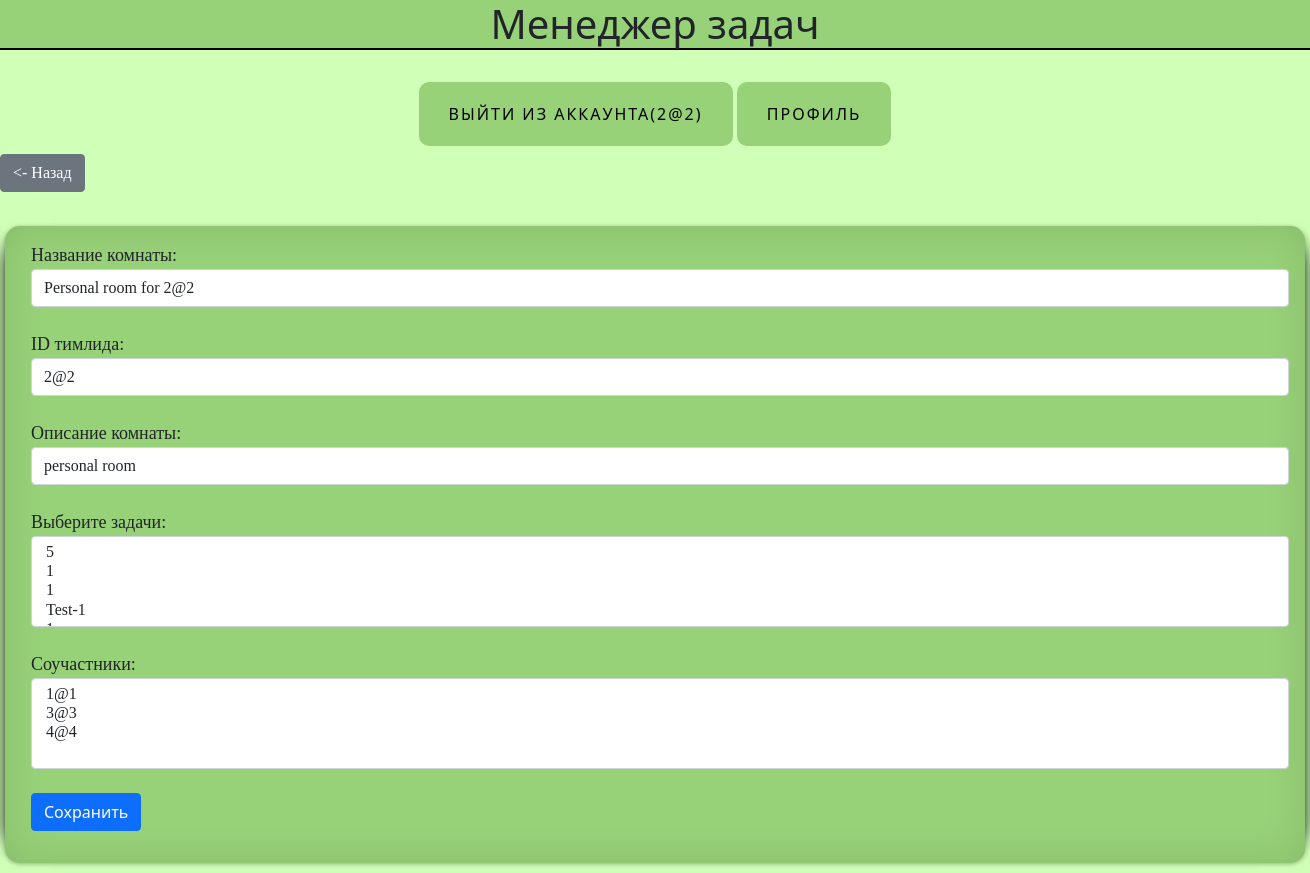
The page /addroom/2 (signed in) on the database as committed earlier.
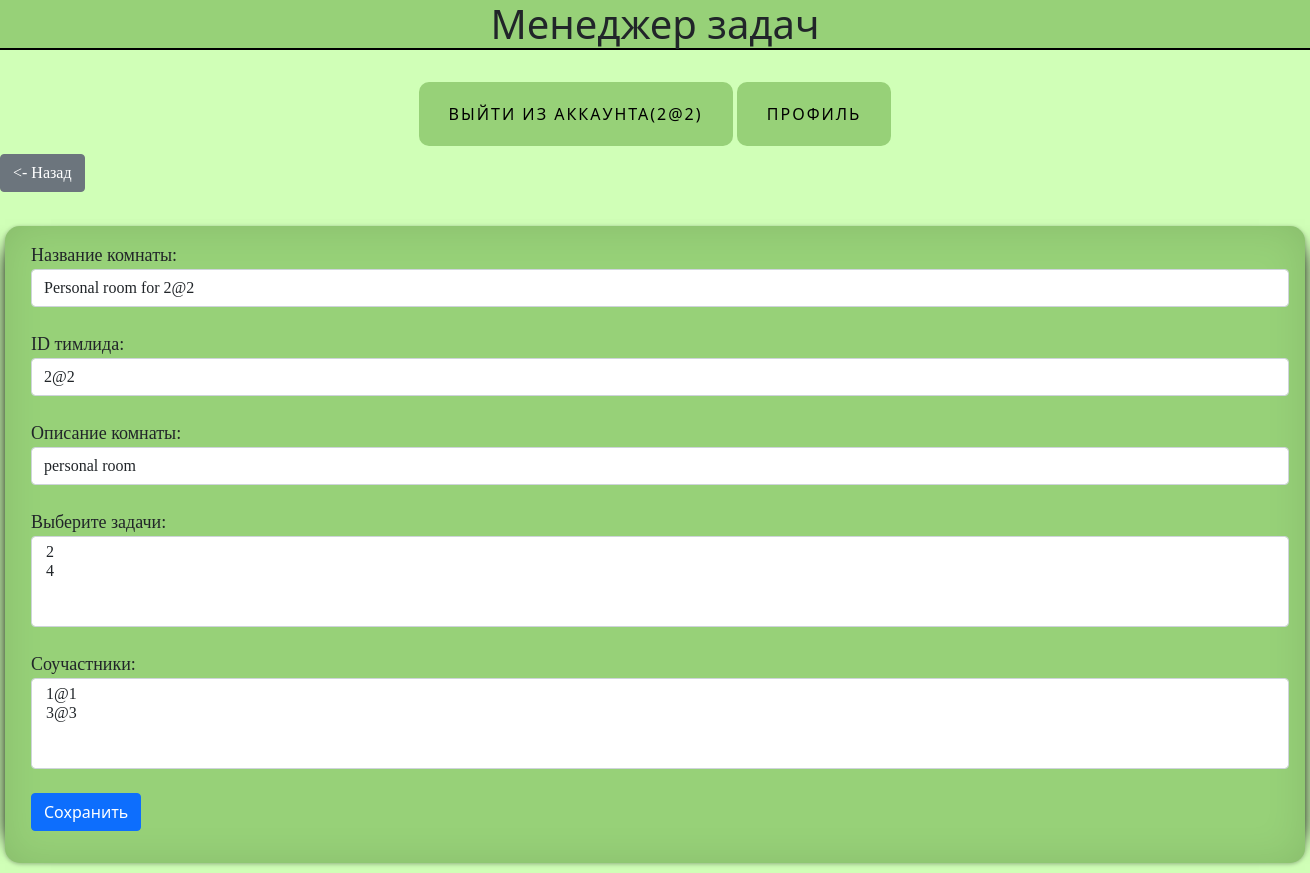
The same page on the database as committed later.
### data/rooms.py (models this page shows)
class Rooms(SqlAlchemyBase, UserMixin):
    __tablename__ = "rooms"
    id = sqlalchemy.Column(sqlalchemy.Integer, primary_key=True, autoincrement=True)
    title = sqlalchemy.Column(sqlalchemy.String, nullable=True)
    about = sqlalchemy.Column(sqlalchemy.String, nullable=True)
    team_leader = sqlalchemy.Column(sqlalchemy.Integer, sqlalchemy.ForeignKey('users.id'), nullable=True)
    tasks = sqlalchemy.Column(sqlalchemy.String, sqlalchemy.ForeignKey('jobs.id'), nullable=True)
    collaborators = sqlalchemy.Column(sqlalchemy.String, nullable=True)

### main.py (the view, shortened to what this page needs)
@app.route('/addroom/<int:id>', methods=['GET', 'POST'])
@login_required
def edit_room(id):
    form = RoomForm()
    dbs = db_session.create_session()
    users = dbs.query(User).all()
    room = dbs.query(Rooms).filter((Rooms.id == id), (Rooms.team_leader == current_user.id)).first()
    if room is not None and current_user.id == room.team_leader:
        tasks = dbs.query(Jobs).all()
        form.team_leader.choices.append(dbs.query(User).filter(User.id == current_user.id).first().email)
        for el in users:
            if el.id != current_user.id:
                form.collaborators.choices.append(str(el.email))
        for el in tasks:
            if str(current_user.id) in [str(el.team_leader)] + el.collaborators.split(","):
                form.tasks.choices.append(str(el.job))
        if request.method == "GET":
            dbs = db_session.create_session()
            room = dbs.query(Rooms).filter((Rooms.id == id), (Rooms.team_leader == current_user.id)).first()
            if room:
                form.title.data = room.title
                form.about.data = room.about
                room.team_leader = current_user.id
                if form.collaborators.data is not None:
                    form.collaborators.data = room.collaborators
                if form.tasks.data is not None:
                    form.tasks.data = room.tasks
            else:
                pass
        return render_template('addroom.html', form=form)
    return render_template('not_allowed.html', room_id=current_user.current_room, f_pr=True)

### main.py
class RoomForm(FlaskForm):
    title = StringField('Название комнаты:', validators=[DataRequired()])
    about = StringField('Описание комнаты:', validators=[DataRequired()])
    team_leader = SelectField('ID тимлида:', choices=[], validators=[DataRequired()])
    tasks = SelectMultipleField('Выберите задачи:', choices=[])
    collaborators = SelectMultipleField('Соучастники:', choices=[])
    submit = SubmitField('Сохранить')

### data/db_session.py (called while the page is built)
def create_session() -> Session:
    global __factory
    return __factory()

### main.py (called while the page is built)
@login_manager.user_loader
def load_user(user_id):
    db_sess = db_session.create_session()
    return db_sess.query(User).get(user_id)

### templates/addroom.html (shortened to what this page needs)
{% extends "base.html" %}
{% block content %}
<div class="buttons">
    <a href="/allrooms" class="btn btn-secondary"><- Назад</a></div>
    <br><form action="" method="post">
        <div class="forms">
            <font size="4">{{ form.title.label }}</font><br>
            {{ form.title(class="form-control") }}<br>
        </div>
        <div class="forms">
            <font size="4">{{ form.team_leader.label }}</font><br>
            {{ form.team_leader(class="form-control") }}<br>
        </div>
        <div class="forms">
            <font size="4">{{ form.about.label }}</font><br>
            {{ form.about(class="form-control") }}<br>
        </div>
        <div class="forms">
            <font size="4">{{ form.tasks.label }}</font><br>
            {{ form.tasks(class="form-control") }}<br>
        </div>
        <div class="forms">
            <font size="4">{{ form.collaborators.label }}</font><br>
            {{ form.collaborators(class="form-control") }}<br>
        </div>
        <p class="forms">{{ form.submit(type="submit", class="btn btn-primary") }}</p>
    </form>
{% endblock %}

Rows that differ between the two databases and show on the page:
changed Rooms "Personal room for 2@2": tasks "5 / 1 / 1 / Test-1" → "2 / 4"; collaborators "1@1 / 3@3 / 4@4" → "1@1 / 3@3"
